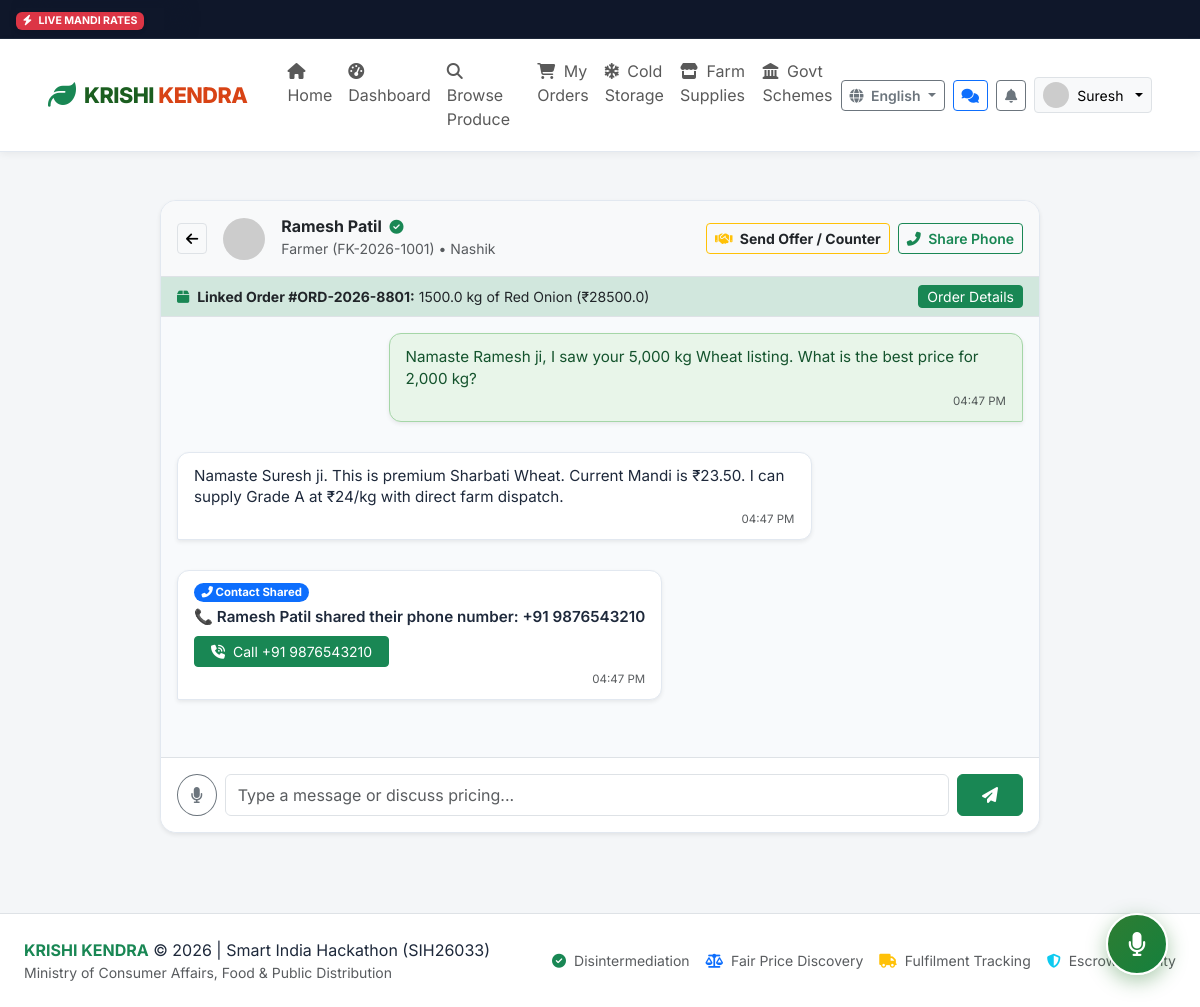
Before: /chat/thread/1 (signed in) with the older database file.
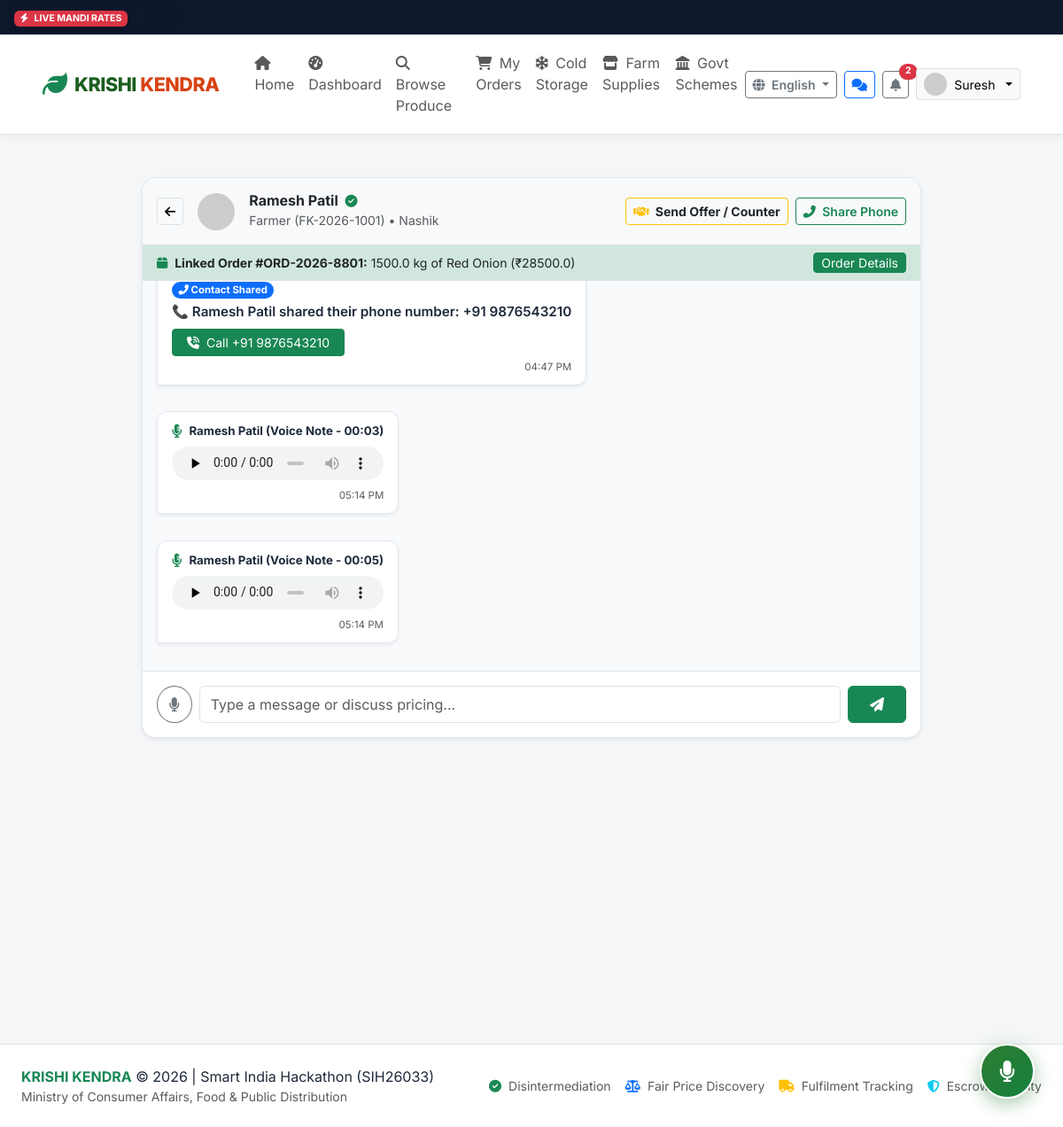
After: the same page with the newer database file.
### app/models.py (models this page shows)
class Message(db.Model):
    __tablename__ = 'messages'
    id = db.Column(db.Integer, primary_key=True)
    thread_id = db.Column(db.Integer, db.ForeignKey('chat_threads.id', ondelete='CASCADE'), nullable=False)
    sender_id = db.Column(db.Integer, db.ForeignKey('users.id'), nullable=False)
    message_text = db.Column(db.Text, nullable=False)
    message_type = db.Column(db.String(30), default='text') # text, offer_card, counter_card, status_update, phone_shared
    metadata_json = db.Column(db.Text, default='{}') # contains price, quantity, status JSON
    is_read = db.Column(db.Boolean, default=False)
    created_at = db.Column(db.DateTime, default=datetime.utcnow)
    sender = db.relationship('User', foreign_keys=[sender_id])
    def get_metadata(self):
        try:
            return json.loads(self.metadata_json or '{}')
        except:
            return {}

### app/routes/chat.py (the view)
@chat_bp.route('/thread/<int:thread_id>')
@login_required
def view_thread(thread_id):
    user = g.user
    thread = ChatThread.query.get_or_404(thread_id)
    if user.id not in [thread.farmer_id, thread.buyer_id] and user.role != 'admin':
        flash('Unauthorized chat access.', 'danger')
        return redirect(url_for('main.index'))
    other_user = thread.buyer if user.id == thread.farmer_id else thread.farmer
    other_profile = other_user.buyer_profile if other_user.role == 'buyer' else other_user.farmer_profile
    my_profile = user.farmer_profile if user.role == 'farmer' else user.buyer_profile
    Message.query.filter_by(thread_id=thread.id).filter(Message.sender_id != user.id).update({'is_read': True})
    db.session.commit()
    messages = Message.query.filter_by(thread_id=thread.id).order_by(Message.created_at.asc()).all()
    linked_order = db.session.get(Order, thread.order_id) if thread.order_id else None
    linked_offer = db.session.get(Offer, thread.offer_id) if thread.offer_id else None
    return render_template(
        'chat/thread.html',
        thread=thread,
        messages=messages,
        other_user=other_user,
        other_profile=other_profile,
        my_profile=my_profile,
        linked_order=linked_order,
        linked_offer=linked_offer,
        user=user
    )

### app/routes/auth.py (called while the page is built)
def login_required(f):
    @wraps(f)
    def decorated_function(*args, **kwargs):
        if g.user is None:
            flash('Please log in to access this page.', 'warning')
            return redirect(url_for('auth.login', next=request.url))
        return f(*args, **kwargs)
    return decorated_function

### app/templates/chat/thread.html (shortened to what the changed rows need)
{% extends "base.html" %}
{% block content %}
<div class="container py-3">
  <div class="k-card p-0 shadow-sm overflow-hidden" style="max-width: 880px; margin: 0 auto; border-radius: var(--radius-lg);">
    <div class="chat-messages p-3" id="chatMessages" style="height: 440px; overflow-y: auto; background-color: #f8fafc;">
      {% for msg in messages %}
        {% set is_me = (msg.sender_id == user.id) %}
        <div class="msg-bubble {% if is_me %}msg-sent{% else %}msg-received{% endif %} mb-3 shadow-sm" data-msg-id="{{ msg.id }}">
          {% if msg.message_type == 'phone_shared' %}
            {% set meta = msg.get_metadata() %}
            <div class="d-flex align-items-center gap-2 mb-1">
              <span class="badge bg-primary rounded-pill"><i class="fas fa-phone-alt"></i> Contact Shared</span>
            </div>
            <div class="fw-semibold">{{ msg.message_text }}</div>
            <div class="mt-2">
              <a href="tel:{{ meta.phone }}" class="btn btn-sm btn-success px-3"><i class="fas fa-phone-volume me-1"></i> Call {{ meta.phone }}</a>
            </div>
          {% elif msg.message_type == 'voice_note' %}
            {% set meta = msg.get_metadata() %}
            <div class="d-flex align-items-center gap-2 mb-2">
              <i class="fas fa-microphone-alt text-success"></i>
              <span class="fw-bold small">{{ meta.sender_name or msg.sender.name }} (Voice Note - {{ meta.duration or '0:05' }})</span>
            </div>
            <audio controls preload="none" class="w-100" style="height: 38px; border-radius: 20px;">
              <source src="{{ meta.audio_url }}" type="audio/webm">
            </audio>
          {% else %}
            <div>{{ msg.message_text }}</div>
          {% endif %}
          <small class="text-muted d-block text-end mt-1" style="font-size: 0.72rem;">{{ msg.created_at.strftime('%I:%M %p') }}</small>
        </div>
      {% endfor %}
    </div>
  </div>
</div>
{% endblock %}

### app/templates/base.html (shortened to what the changed rows need)
<!DOCTYPE html>
<html lang="{{ current_lang }}">
<head>
  <link href="https://cdn.jsdelivr.net/npm/bootstrap@5.3.3/dist/css/bootstrap.min.css" rel="stylesheet">
  <link rel="stylesheet" href="https://cdnjs.cloudflare.com/ajax/libs/font-awesome/6.5.1/css/all.min.css">
  <link rel="stylesheet" href="{{ url_for('static', filename='css/style.css') }}">
</head>
<body class="{% if current_user and current_user.role == 'farmer' %}theme-farmer{% elif current_user and current_user.role == 'buyer' %}theme-buyer{% elif current_user and current_user.role == 'admin' %}theme-admin{% endif %}">
  <nav class="navbar navbar-expand-lg navbar-krishi sticky-top">
    <div class="container-fluid px-lg-4">
      <div class="collapse navbar-collapse" id="navbarKrishiContent">
        <div class="d-flex align-items-center gap-2">
          {% if current_user %}
            <div class="dropdown">
              <button class="btn btn-sm btn-outline-secondary position-relative" type="button" data-bs-toggle="dropdown" title="Notifications">
                <i class="fas fa-bell"></i>
                {% if unread_notifications_count > 0 %}
                  <span class="position-absolute top-0 start-100 translate-middle badge rounded-pill bg-danger">
                    {{ unread_notifications_count }}
                  </span>
                {% endif %}
              </button>
            </div>
          {% endif %}
        </div>
      </div>
    </div>
  </nav>
  <main class="py-3">
    {% block content %}{% endblock %}
  </main>
</body>
</html>

Changed rows visible on the page:
no longer on this page (row unchanged): Message: message_text "Namaste Ramesh ji, I saw your 5,000 kg Wheat listing. What is the best price for 2,000 kg?", created_at "04:47 PM"
no longer on this page (row unchanged): Message: message_text "Namaste Suresh ji. This is premium Sharbati Wheat. Current Mandi is ₹23.50. I can supply Grade A at ₹24/kg with direct farm dispatch.", created_at "04:47 PM"
added Message: sender_name "Ramesh Patil", duration "00:03", created_at "05:14 PM"
added Message: sender_name "Ramesh Patil", duration "00:05", created_at "05:14 PM"
Other visible differences:
{{ unread_notifications_count }}: (not shown) → "2"
